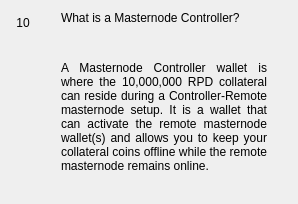
                  <widget class="QWidget" name="widgetFaq10" native="true">
                   <layout class="QHBoxLayout" name="horizontalpage_10" stretch="0,1">
                    <item alignment="Qt::AlignTop">
                     <widget class="QLabel" name="labelNumber10">
                      <property name="minimumSize">
                       <size>
                        <width>24</width>
                        <height>24</height>
                       </size>
                      </property>
                      <property name="maximumSize">
                       <size>
                        <width>16777215</width>
                        <height>24</height>
                       </size>
                      </property>
                      <property name="text">
                       <string>10</string>
                      </property>
                      <property name="alignment">
                       <set>Qt::AlignCenter</set>
                      </property>
                     </widget>
                    </item>
                    <item>
                     <layout class="QVBoxLayout" name="verticalLayoutpage_10">
                      <property name="leftMargin">
                       <number>20</number>
                      </property>
                      <property name="rightMargin">
                       <number>20</number>
                      </property>
                      <item>
                       <widget class="QLabel" name="labelSubtitle10">
                        <property name="text">
                         <string>What is a Masternode Controller?</string>
                        </property>
                        <property name="wordWrap">
                         <bool>true</bool>
                        </property>
                       </widget>
                      </item>
                      <item>
                       <spacer name="verticalSpacer_100">
                        <property name="orientation">
                         <enum>Qt::Vertical</enum>
                        </property>
                        <property name="sizeType">
                         <enum>QSizePolicy::Fixed</enum>
                        </property>
                        <property name="sizeHint" stdset="0">
                         <size>
                          <width>20</width>
                          <height>30</height>
                         </size>
                        </property>
                       </spacer>
                      </item>
                      <item>
                       <widget class="QLabel" name="labelContent10">
                        <property name="text">
                         <string>&lt;html&gt;&lt;head/&gt;&lt;body&gt;&lt;p align=&quot;justify&quot;&gt;A Masternode Controller wallet is where the 10,000,000 RPD collateral can reside during a Controller-Remote masternode setup. It is a wallet that can activate the remote masternode wallet(s) and allows you to keep your collateral coins offline while the remote masternode remains online. &lt;/p&gt;&lt;/body&gt;&lt;/html&gt;</string>
                        </property>
                        <property name="alignment">
                         <set>Qt::AlignLeading|Qt::AlignLeft|Qt::AlignTop</set>
                        </property>
                        <property name="wordWrap">
                         <bool>true</bool>
                        </property>
                       </widget>
                      </item>
                      <item>
                       <spacer name="verticalSpacer_92">
                        <property name="orientation">
                         <enum>Qt::Vertical</enum>
                        </property>
                        <property name="sizeHint" stdset="0">
                         <size>
                          <width>20</width>
                          <height>20</height>
                         </size>
                        </property>
                       </spacer>
                      </item>
                     </layout>
                    </item>
                   </layout>
                  </widget>
